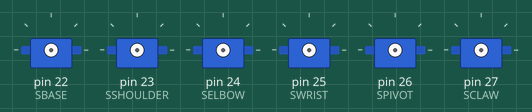
Bench run of a sketch on a simulated Arduino Mega 2560, built with avr-gcc and run on an emulated ATmega2560. Parts: 6 × servo.

Above: at 0.1 s.
At 16.1 s:
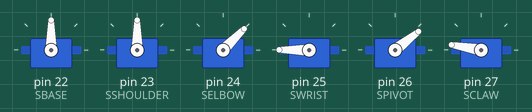
At 22.8 s:
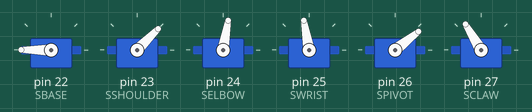
At 25.3 s:
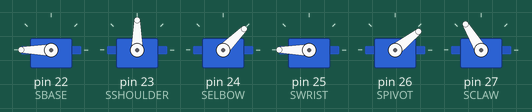
At 32.8 s:
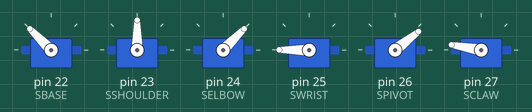
At 38.8 s:
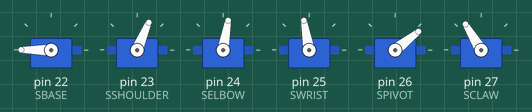
Timing chart, 0 to 40.0 s (numbered marks = the images above):
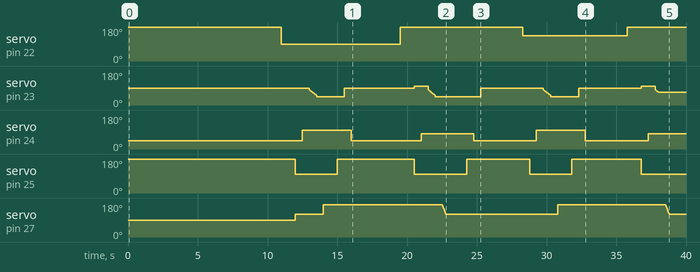

The sketch:

Robotic_Arm.ino
```cpp
#include <Servo.h>
Servo base, shoulder, elbow, wrist, pivot, claw;

//Claw open/close numbers
int COPEN = 120;
int CCLOSE = 162;

//Grabbing Duck
int CDCLOSE = 160;
//upright pillar
int CPCLOSE = 170;

//Port numbers for each servo
int SBASE = 22;
int SSHOULDER = 23;
int SELBOW = 24;
int SWRIST = 25;
int SPIVOT = 26;
int SCLAW = 27;

//Degree Numbers for the direction the arm is facing
int NORTH = 180;
int NORTHEAST = 135;
int EAST = 90;
int SOUTHEAST = 45;
int SOUTH = 0;

//Important Notes for how servos move.
//1.0-2.0 ms (0-180 degrees)
//Elbow: bigger number means it extends, smaller contracts

//Function that will be used to convert seconds to degrees, so its easier to code later. Want to utilize the hardware PWMs with this.
float secToDeg(){
return 5.0;

}

 //Ease function. Smooths out the motion of the claw. Need to make a member function of the struct later. Name suggested by Cameron
void ease(int start, int stop){
  int temp, i;
  temp = abs(start-stop);
  if(start > stop){
    for(i = 0; i < temp; i++){
      claw.write(start-(i*1));
      delay(5); //17 is what was used earlier and it seems kinda good.
    }
  }
  else if (start < stop){
    for(i = 0; i < temp; i++){
      claw.write(start+(i*1));
      delay(17); //17 is what was used earlier and it seems kinda good.
    }
  }
}


void initArm(){
  //Default position for each servo
  delay(5000); // 5 second delay so i can start recording
  claw.write(90);
  pivot.write(38);
  wrist.write(180); //0 is poiting upwards. 180 is pointing down.
  elbow.write(45);
  shoulder.write(90);
  base.write(180);

  //Attaching all servos to their respective pins
  base.attach(SBASE);
  delay(500);
  shoulder.attach(SSHOULDER);
  delay(500);
  elbow.attach(SELBOW);
  delay(500);
  wrist.attach(SWRIST);
  delay(500);
  pivot.attach(SPIVOT);
  delay(500);
  claw.attach(SCLAW);
  delay(500);
}
//Slowly lowers the arm until its about level. Input 0 for not stacking pillar, otherwise 1 = mid, 2 = top, 3 = duck
//Currently only meant to be used to pick up and stack
void slowFall(int stack){
  //slowly lowers the arm so it doesnt slam into the ground.
  if(stack == 0){
    for(int i = 0; i < 30; i++){
     shoulder.write(80-(i*1));
     delay(17); //round(500/30) = 17
    }
    shoulder.write(45);//45 is good
  }
  else if (stack == 1){
   // elbow.write(105); //Need to change elbow since the higher it is, the more horizontal distance it needs to place pillar
    for(int i = 0; i < 14; i++){
     shoulder.write(80-(i*1));
     delay(17);
    }
  }
  //Need to change for top and duck
  else if (stack == 2){
    for(int i = 0; i < 13; i++){
     shoulder.write(80-(i*1));
     delay(17);
    }
  }
  else if (stack == 3){
    for(int i = 0; i < 3; i++){
     shoulder.write(80-(i*5));
     delay(500);
    }

  }
  else {
    return;
  }
}

//Takes an input that is the rotational deg that the claw needs to pick up the object.
// Then the arm goes to the location, closes claw, and lifts object up.
//Need to lower base more, raise elbow and lower wrist
void pickUp(int objDeg){
  // Code to grab a duck about a foot away from the base.
  claw.write(COPEN); //25 is fully open, 90 is fully closed for aluminum claw.

  // delay(1000);
  // pivot.write(180); //38 degrees is roughly a flat, leveled position for the claw.
  // delay(1000);
  wrist.write(100);
  delay(500);
  elbow.write(100); // 90 is good
  delay(500);
  slowFall(0);
  delay(500);
  //end code for grabbing a duck a foot away from base.
  claw.write(objDeg);
  delay(500);

  //Lifting the duck into the air (default position)
  pivot.write(38);
  delay(500);
  wrist.write(180);
  delay(500);
  shoulder.write(90);
  delay(500);
  elbow.write(45);
  delay(500);
}

//Takes in the parameter that specifies which part of the pillar it is building.
//0 Means base, 1 means middle, 2 means top, 3 means duck
void pillarStack(int posNum){
  // Code to grab a duck about a foot away from the base.
  delay(500);
  shoulder.write(100);
  // delay(1000);
  // pivot.write(180); //38 degrees is roughly a flat, leveled position for the claw.
  // delay(1000);
  if(posNum > 1){
   elbow.write(118);
   delay(500);
   wrist.write(73);
  }
  else{
    wrist.write(100);
    delay(500);
    elbow.write(80); // 90 is good
}
  delay(500);
  slowFall(posNum);
  delay(500);
  ease(CPCLOSE, COPEN);
  delay(500);
}

//Sets the arm to go to a default position facing the rotatioanl degree specified by the parameter.
// Note this does nothing to the claw. The claw must be sent a signal manually.
void positionDefault(int baseDeg){
  pivot.write(38);
  delay(500);
  wrist.write(180); //0 is pointing upwards. 180 is pointing down.
  delay(500);
  elbow.write(45);
  delay(500);
  shoulder.write(90);
  delay(500);
  base.write(baseDeg);
}

void setup() {
  int stack = 0;
  initArm();
  delay(1000);
  positionDefault(EAST);
  delay(1000);
  pickUp(CPCLOSE);
  delay(1000);
  positionDefault(NORTH);
  delay(500);
  pillarStack(stack);
  stack++;
  delay(500);
  positionDefault(NORTH);
  delay(500);
  positionDefault(NORTHEAST);
  delay(500);
  pickUp(CPCLOSE);
  delay(500);
  positionDefault(NORTH);
  delay(500);
  pillarStack(stack);
  stack++;
  delay(500);
  positionDefault(SOUTHEAST);
  delay(500);
  pickUp(CPCLOSE);
  delay(500);
  positionDefault(NORTH);
  delay(500);
  pillarStack(stack);
  delay(500);
  positionDefault(NORTH);
  delay(500);
}

void loop() {
  // put your main code here, to run repeatedly:

}
```

Measured:
- by itself, servo on pin 22 (SBASE): 180° → 90° at 11.0 s, → 180° 8.5 s later, → 135° 8.8 s later, → 180° 7.5 s later
- by itself, servo on pin 24 (SELBOW): 45° → 100° at 12.5 s, → 45° 3.5 s later, → 80° 5.0 s later, → 45° 3.8 s later, … (7 changes in this stretch)
- by itself, servo on pin 25 (SWRIST): goes 100° 3.0 s, 180° 5.5 s, 100° 3.8 s, 180° 4.5 s, 100° 3.0 s, 180° 5.0 s, then 100°
